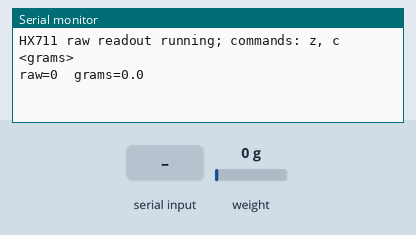
Recording of a sketch running on a simulated Arduino Uno, built with avr-gcc and run on an emulated ATmega328P. Shown: the last lines printed to the serial monitor. The test bench sets the inputs (shaded band); at power-on: weight on the scale 0 g.

Above: at 2.2 s.
2.3 s: "c 100\n" received over Serial
At 4.3 s:
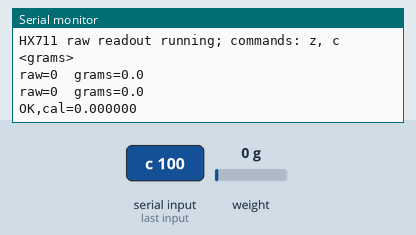
6.0 s: weight on the scale set to 100 g
At 7.2 s:
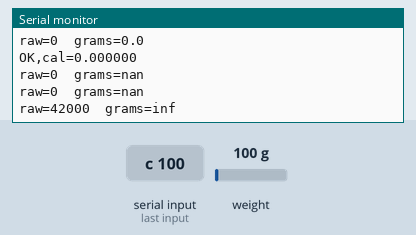
9.0 s: "z90\n" received over Serial
At 11.3 s:
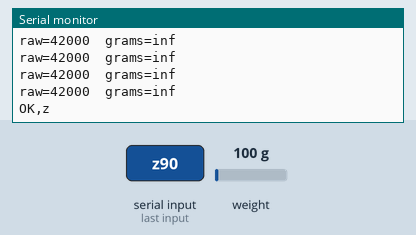
12.0 s: weight on the scale set to 1250 g
At 13.1 s:
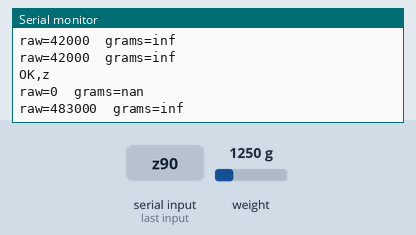

The sketch:

02_scale.ino
```cpp
/*
 * Stage 2 test: HX711 + load cell raw readout.
 * Wire: HX711 VCC=5V GND=GND DOUT=D3 SCK=D2.
 * Serial (9600): prints raw + grams every 500ms.
 * Commands:  z        -> zero with empty bowl on platform
 *            c <grams> -> calibrate: put that weight on, then "c 100"
 */

#include <HX711.h>

HX711 scale;

float    factor = 1.0f;
char     cmd[40];
uint8_t  cmdLen = 0;
long     raw    = 0;

void setup() {
  Serial.begin(9600);
  scale.begin(3, 2);
  scale.tare();
  Serial.println("HX711 raw readout running; commands: z, c <grams>");
}

void loop() {
  raw = scale.get_value(5);
  Serial.print("raw=");
  Serial.print(raw);
  Serial.print("  grams=");
  Serial.println(raw / factor, 1);

  while (Serial.available()) {
    char c = Serial.read();
    if (c == '\n') {
      cmd[cmdLen] = '\0';
      if (cmd[0] == 'z') {
        scale.tare();
        Serial.println("OK,z");
      } else if (strncmp(cmd, "c ", 2) == 0) {
        int known = atoi(cmd + 2);
        if (known > 0) {
          long r = scale.get_value(10);
          factor = (float)r / (float)known;
          Serial.print("OK,cal=");
          Serial.println(factor, 6);
        }
      }
      cmdLen = 0;
    } else if (cmdLen < sizeof(cmd) - 1) {
      cmd[cmdLen++] = c;
    }
  }

  delay(500);
}
```

Measured:
- after the input at 2.3 s, the serial monitor: prints a new line after 1.2 s (image 1)
- after the input at 6.0 s, the serial monitor: prints a new line after 0.50 s (image 2)
- after the input at 9.0 s, the serial monitor: prints a new line after 1.5 s (image 3)
- after the input at 12.0 s, the serial monitor: prints a new line after 0.51 s (image 4)
